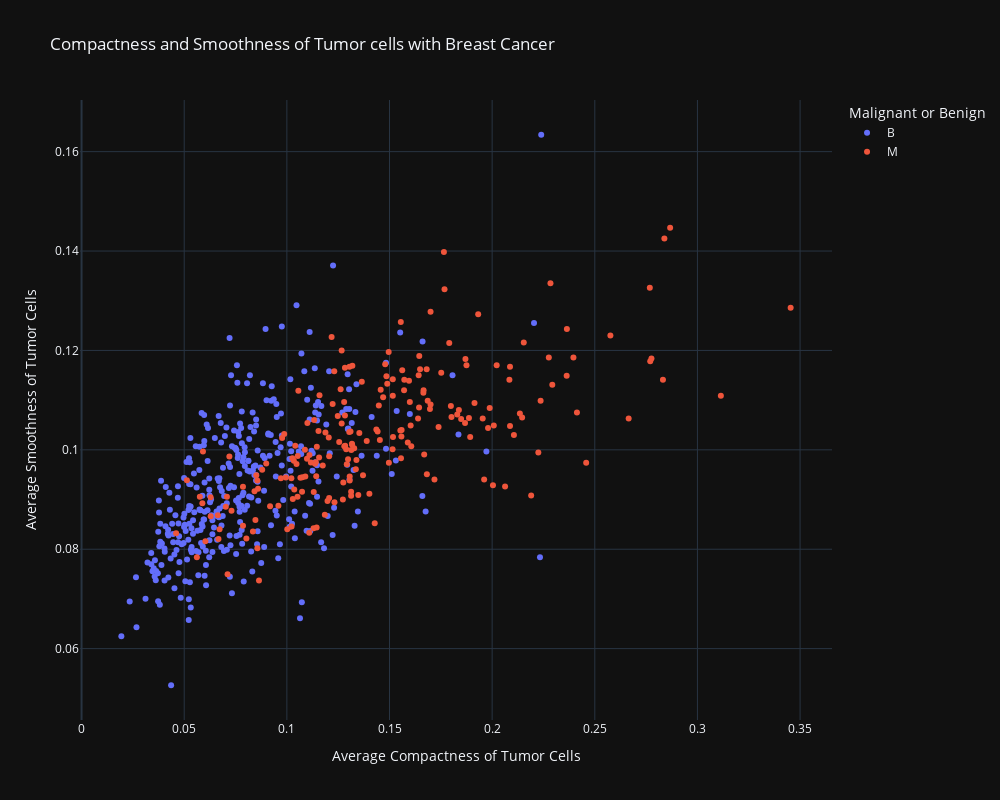

The notebook cell saved with this chart:
### Code cell
fig = px.scatter(x=df["x.compactness_mean"], y=df["x.smoothness_mean"],
                 width=1000, height=800,
                 color=df.y,
                 labels={"x": "Average Compactness of Tumor Cells",
                         "y": "Average Smoothness of Tumor Cells",
                         "color": "Malignant or Benign"},
                 title="Compactness and Smoothness of Tumor cells with Breast Cancer")
fig.show()
fig.show("svg")

### Figure 1 — Plotly figure (JSON) as saved in the notebook; plotly's stock layout.template omitted (floating-point values rounded to 4 significant figures; data arrays with more than 128 entries replaced by an {"elided": "..."} marker saying what was removed)
{"data": [{"hovertemplate": "Malignant or Benign=B<br>Average Compactness of Tumor Cells=%{x}<br>Average Smoothness of Tumor Cells=%{y}<extra></extra>", "legendgroup": "B", "marker": {"color": "#636efa", "symbol": "circle"}, "mode": "markers", "name": "B", "orientation": "v", "showlegend": true, "x": {"elided": "357 float values"}, "xaxis": "x", "y": {"elided": "357 float values"}, "yaxis": "y", "type": "scatter"}, {"hovertemplate": "Malignant or Benign=M<br>Average Compactness of Tumor Cells=%{x}<br>Average Smoothness of Tumor Cells=%{y}<extra></extra>", "legendgroup": "M", "marker": {"color": "#EF553B", "symbol": "circle"}, "mode": "markers", "name": "M", "orientation": "v", "showlegend": true, "x": {"elided": "212 float values"}, "xaxis": "x", "y": {"elided": "212 float values"}, "yaxis": "y", "type": "scatter"}], "layout": {"xaxis": {"anchor": "y", "domain": [0.0, 1.0], "title": {"text": "Average Compactness of Tumor Cells"}}, "yaxis": {"anchor": "x", "domain": [0.0, 1.0], "title": {"text": "Average Smoothness of Tumor Cells"}}, "legend": {"title": {"text": "Malignant or Benign"}, "tracegroupgap": 0}, "title": {"text": "Compactness and Smoothness of Tumor cells with Breast Cancer"}, "height": 800, "width": 1000}}
